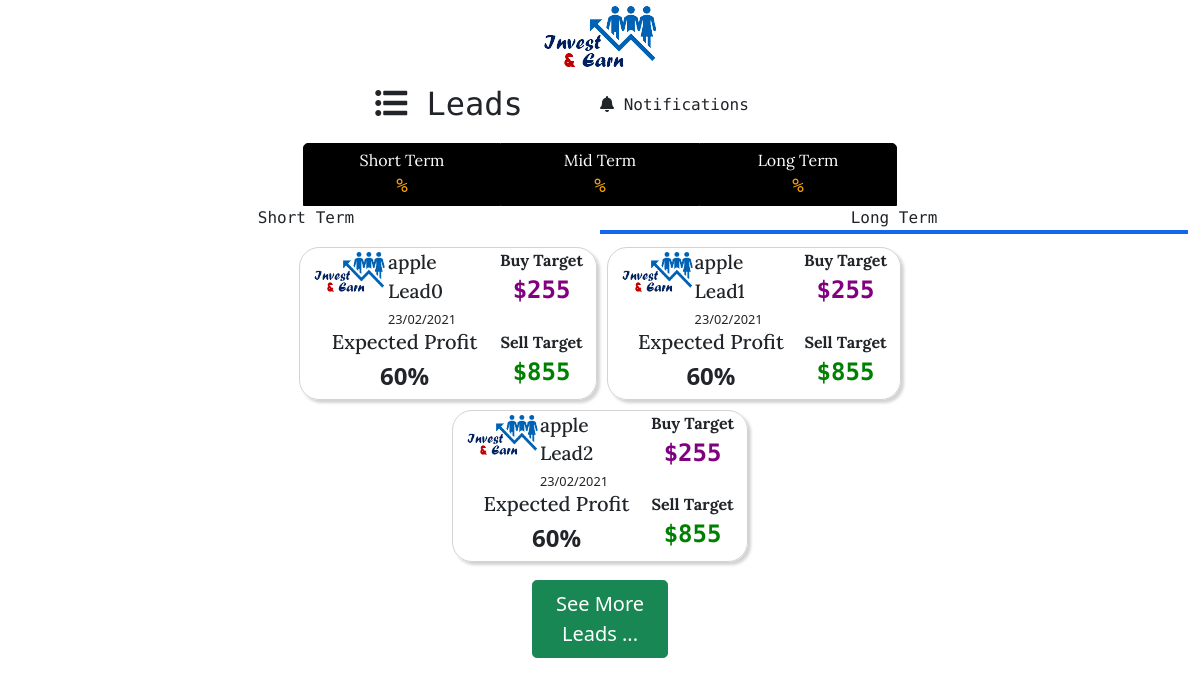
/long-term-leads (signed in), run on an earlier commit of the app's database.
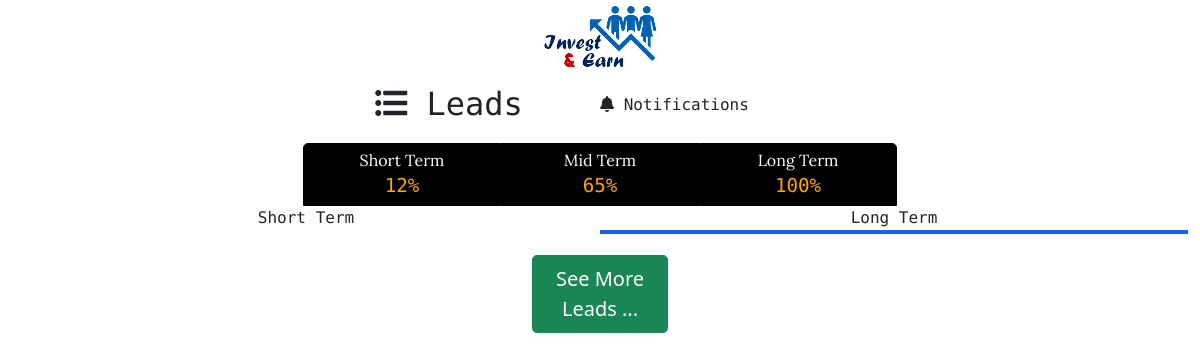
And on a later commit of the database.
### app.py (models this page shows)
class Leads(db.Model):
    id = db.Column(db.Integer, primary_key=True)
    name = db.Column(db.String(50), nullable=False)
    logo = db.Column(db.Text, nullable=True)
    type = db.Column(db.String(10), nullable=False)
    buy_price = db.Column(db.String(30), nullable=False)
    sell_price = db.Column(db.String(30), nullable=False)
    profit = db.Column(db.String(10), nullable=False)
    good_for_trade = db.Column(db.Boolean, nullable=False, default=True)
    date = db.Column(db.String(100), nullable=False,
                     default=date.today().strftime('%d/%m/%Y'))

class Sells(db.Model):
    id = db.Column(db.Integer, primary_key=True)
    short = db.Column(db.String(50), nullable=False)
    mid = db.Column(db.String(50), nullable=False)
    long = db.Column(db.String(50), nullable=False)

### app.py (the view)
@app.route('/long-term-leads')
def long_leads():
    if 'email' not in session:
        return redirect(url_for('login'))
    sell = Sells.query.first()
    return render_template('long_leads.html',sell=sell,
                           leads=Leads.query.filter_by(type='long'
                           ).all())

### templates/long_leads.html (shortened to what this page needs)
<!doctype html>
<html lang="en">
  <head>
    <link rel="stylesheet" href="https://use.fontawesome.com/releases/v5.7.0/css/all.css"
>
    <link href="https://cdn.jsdelivr.net/npm/bootstrap@5.0.0-beta2/dist/css/bootstrap.min.css" rel="stylesheet">
  </head>
  <body>
    <header class="row justify-content-center container-fluid m-0 p-0" style="margin-right: 10px !important;">
      <div class="col-12 col-sm-12 col-md-12 col-lg-8 col-xl-6" style="padding-left: 10px;padding-right: 10px;">
        <div class="row justify-content-center">
          <div class="col-auto"> <img src="../static/logo.png"> </div>
        </div>
        <div class="row mt-2">
          <div class="col text-center align-middle p-0">
            <h2> <i class="fas fa-list-ul"></i> Leads</h2>
          </div>
          <div class="col text-center align-middle p-0" style="display: flex;align-items: center;">
            <h6> <a href="{{url_for('notifications')}}"><i class="fas fa-bell"></i> Notifications </a></h6>
          </div>
        </div>
        <div class="row justify-content-center mt-2">
          <div class="col justify-content-center mt-1 p-1 text-center lead l1" >
            Short Term <br> <span>{{sell.short}}%</span>
          </div>
          <div class="col justify-content-center mt-1 p-1 text-center lead l2" >
            Mid Term <br> <span>{{sell.mid}}%</span>
          </div>
          <div class="col justify-content-center mt-1 p-1 text-center lead l3" >
            Long Term <br> <span>{{sell.long}}%</span>
          </div>
        </div>
      </div>
      <div class="row justify-content-center text-center">
        <div class="col"> <a href="{{url_for('short_leads')}}">Short Term</a></div>
      <div class="col" style="border-bottom: solid 4px #1266F1;">Long Term</div>
      </div>
    </header>
      <main>
      <div class="row justify-content-center mt-2">
        <div class="col-12 col-sm-12 col-md-12 col-lg-8 col-xl-6 box">
          <div class="row justify-content-center">
              {% for lead in leads %}
              <div class="col-auto main-lead-box">
                    <div class="lead-box row">
                      <div class="lead-box-in col-8">
                        <div class="row">
                          <div class="col-5">
                            <img src="{{lead.logo}}" class="lead-logo">
                          </div>
                          <div class="main-lead-box-p col-7">
                            <span class="m-0" style="font-size: 1.2rem;font-weight: 500;font-family: 'Lora', serif;">{{lead.name}}</span> <br>
                            <span class="lead-date" style="font-size: 0.8rem;">{{lead.date}}</span>
                          </div>
                        </div>
                      </div>
                      <div class="col-4 buy">
                        <p class="m-0">Buy Target</p>
                        <span class="buy-target d-block">${{lead.buy_price}}</span>
                      </div>
                    </div>
                    <div class="lead-box row">
                     <div class="lead-box-in col-8" style="padding-left: 3px !important;">
                          <h5 style="font-family: 'Lora', serif;" class="text-center">Expected Profit</h5>
                          <h4 class="lead-profit text-center"> <b>{{lead.profit}}%</b></h4>
                      </div>
                      <div class="col-4 sell">
                        <p class="m-0">Sell Target</p>
                        <span class="sell-target d-block">${{lead.sell_price}}</span>
                      </div>
                    </div>
                </div>
              {% endfor %}
                  <div class="row justify-content-center mt-2">
                    <div class="col-12 col-xl-4 col-lg-6 col-md-6 col-sm-6" style="padding: 5px 30px 5px 30px;">
                      <button class="btn btn-success btn-lg w-100" id="load" onclick="load_all();">See More Leads ...</button>
                    </div>
                  </div>
              </div>
            </div>
          </div>
      </main>
  </body>
</html>

### templates/long_leads.html (style rules this page uses)
header { font-family: 'Roboto Mono', monospace; padding-left: 5px !important; padding-right: 5px !important; }
header div .lead { border: solid 1px black; background-color: black; font-size: 1rem; color: white; font-family: 'Lora', serif; }
header div .lead span { color: orange ; font-size: 1.2rem; font-family: 'Roboto Mono', monospace; }
header div .l1 { border-top-left-radius: 5px; margin-left: 5px; }
header div .l3 { border-top-right-radius: 5px; margin-right: 5px; }
a { color: unset; text-decoration: none; }

What changed in the data, as far as the page shows it:
removed Leads: logo (picture), name "apple Lead0", date "23/02/2021", buy_price "255", profit "60", sell_price "855"
removed Leads: logo (picture), name "apple Lead1", date "23/02/2021", buy_price "255", profit "60", sell_price "855"
removed Leads: logo (picture), name "apple Lead2", date "23/02/2021", buy_price "255", profit "60", sell_price "855"
added Sells: short "12", mid "65", long "100"
